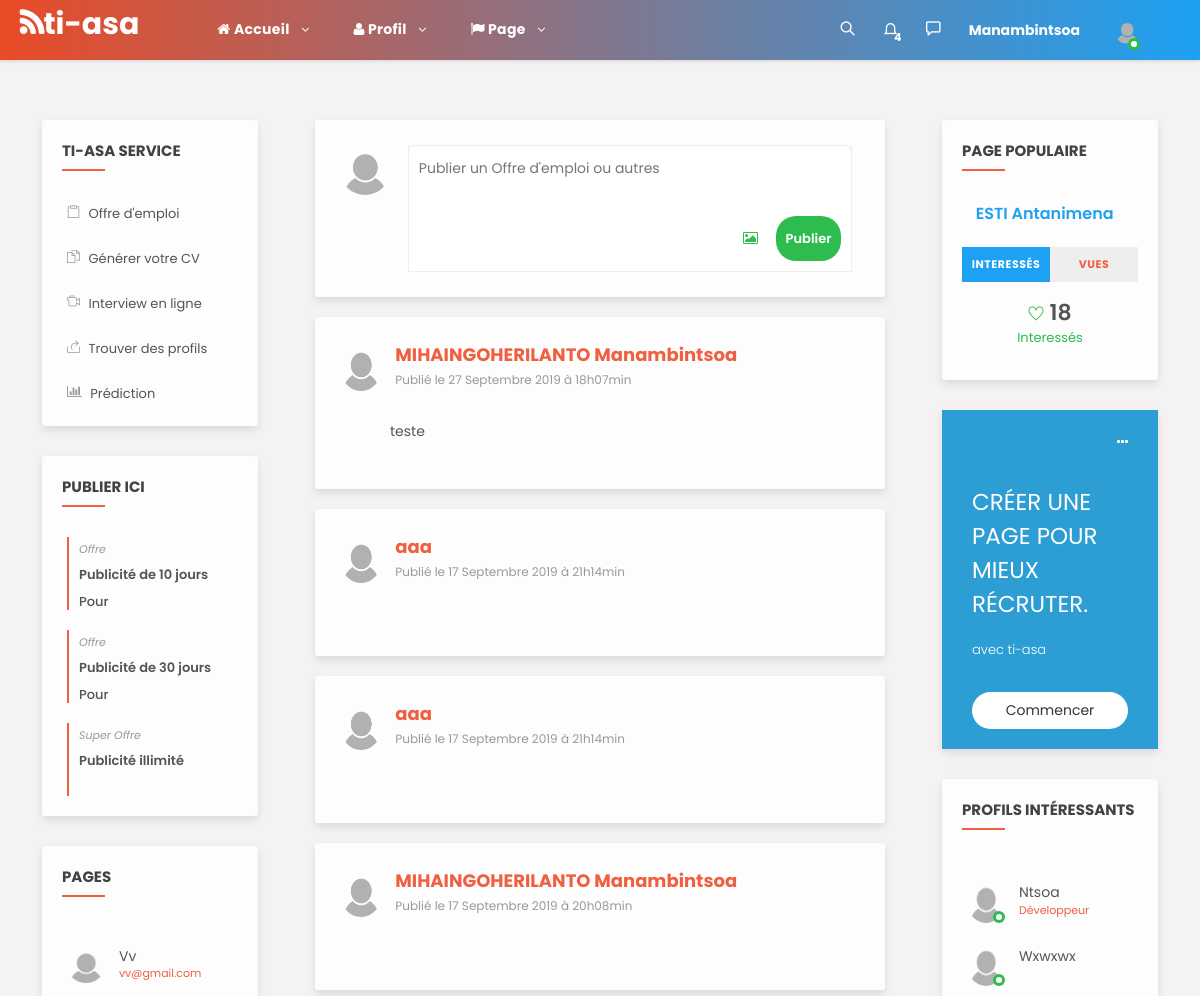
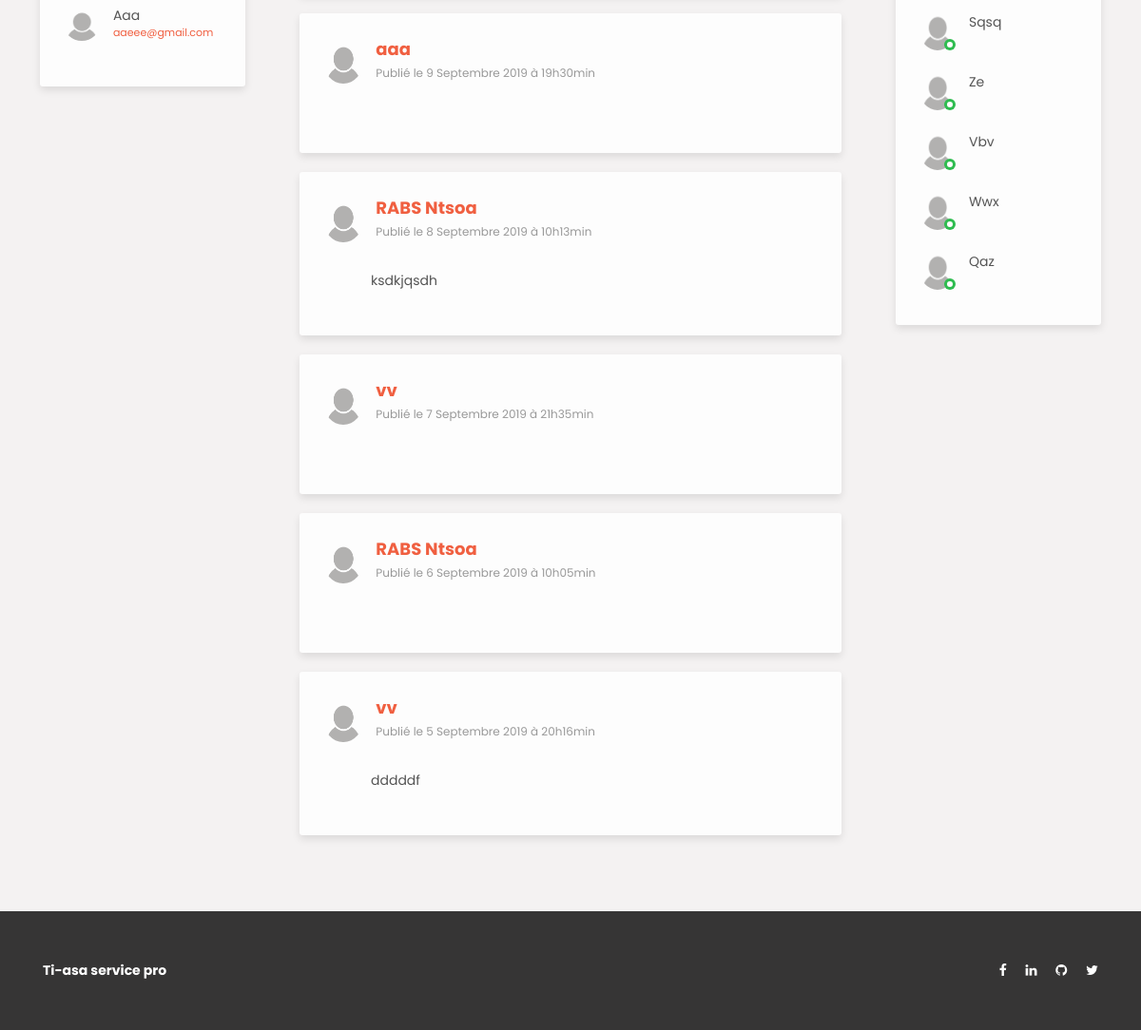
The page / (signed in) on the database as committed earlier (2 pictures, top to bottom).
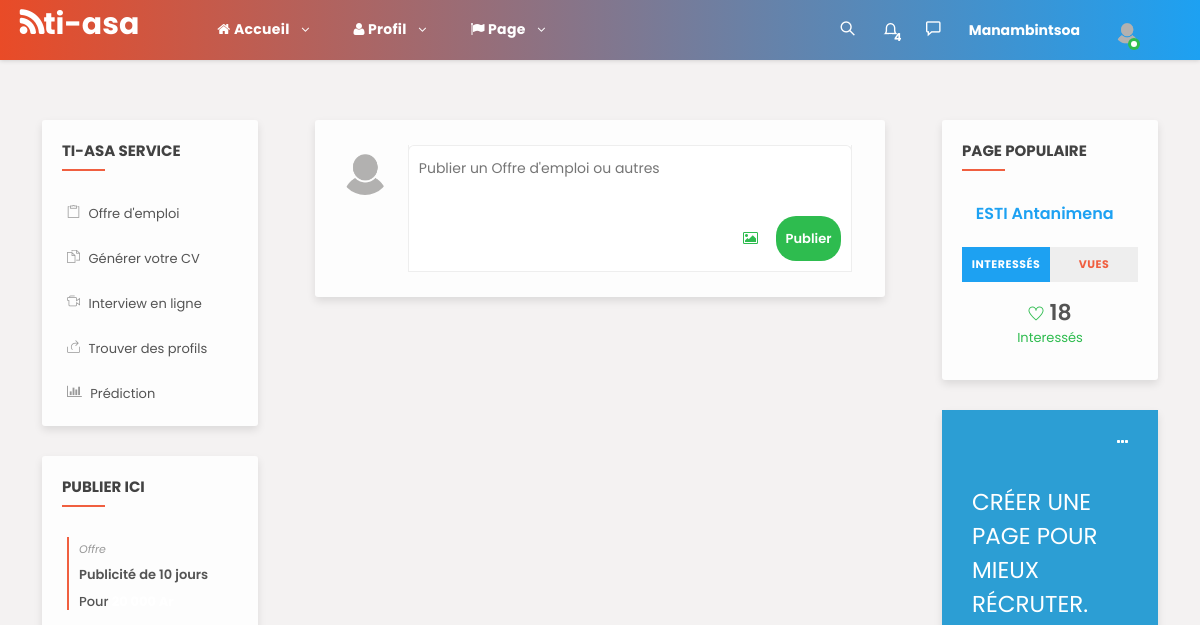
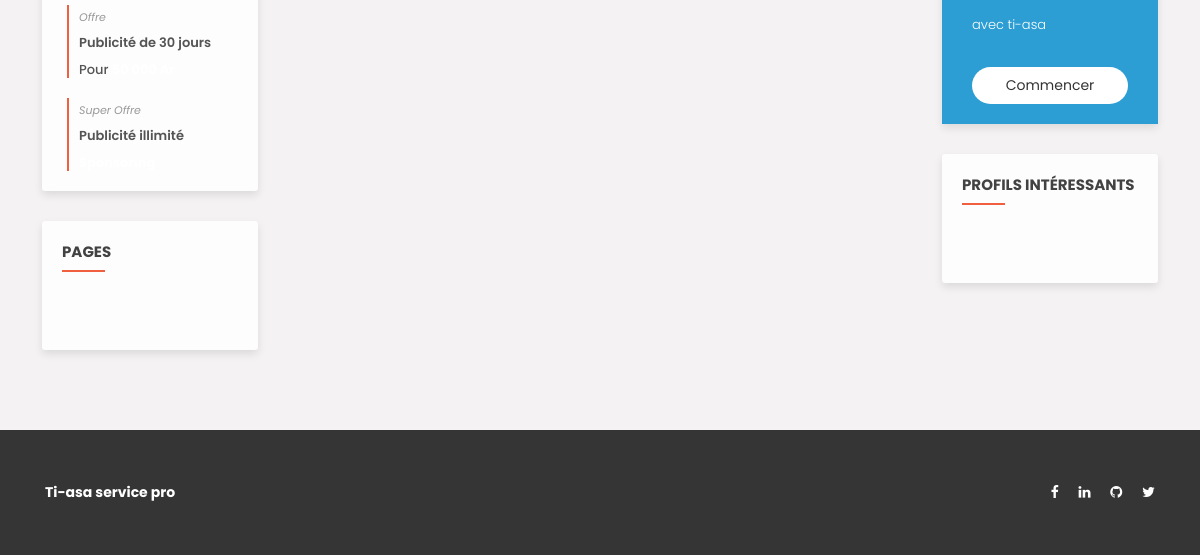
The same page on the database as committed later (2 pictures, top to bottom).
### tables this page shows
CREATE TABLE `PERSONNE` (
  `id` int(11) NOT NULL AUTO_INCREMENT,
  `token_id` varchar(128) DEFAULT NULL,
  `username` varchar(255) NOT NULL,
  `prenom` varchar(100) NOT NULL,
  `nom` varchar(100) NOT NULL,
  `mail` varchar(50) NOT NULL,
  `numero` varchar(14) DEFAULT NULL,
  `adresse` varchar(100) DEFAULT NULL,
  `ville` varchar(100) DEFAULT NULL,
  `date_de_naissance` date DEFAULT NULL,
  `sexe` varchar(10) DEFAULT NULL,
  `titre` varchar(100) DEFAULT NULL,
  `mot_de_passe` varchar(255) NOT NULL,
  `biographie` text DEFAULT NULL,
  `photo_de_profil` varchar(255) DEFAULT NULL,
  `photo_de_couverture` varchar(255) DEFAULT NULL,
  `search` tinyint(1) NOT NULL DEFAULT 0,
  `poste` varchar(255) DEFAULT NULL,
  `entreprise` varchar(255) DEFAULT NULL,
  `confirmation_mail` tinyint(1) NOT NULL DEFAULT 0,
  `code` int(11) DEFAULT NULL,
  PRIMARY KEY (`id`),
  UNIQUE KEY `mail` (`mail`)
);

CREATE TABLE `PAGE_PAGE` (
  `nom_page` varchar(200) NOT NULL,
  `id_page` int(11) NOT NULL AUTO_INCREMENT,
  `token_id_page` varchar(128) DEFAULT NULL,
  `id` varchar(128) NOT NULL,
  `description_page` text DEFAULT NULL,
  `telephone` varchar(30) DEFAULT NULL,
  `mail_page` varchar(50) DEFAULT NULL,
  `adresse` varchar(200) DEFAULT NULL,
  `pdp_page` varchar(200) DEFAULT NULL,
  `pdc_page` varchar(255) DEFAULT NULL,
  `province` varchar(255) DEFAULT NULL,
  KEY `id` (`id_page`)
);

CREATE TABLE `PUBLICATION` (
  `id_publication` int(11) NOT NULL AUTO_INCREMENT,
  `id` varchar(128) NOT NULL,
  `date_publication` datetime DEFAULT NULL,
  `texte` text DEFAULT NULL,
  `experience` varchar(255) DEFAULT NULL,
  `formation` varchar(255) DEFAULT NULL,
  `competence` varchar(255) DEFAULT NULL,
  `personnalite` varchar(255) DEFAULT NULL,
  `langue` varchar(255) DEFAULT NULL,
  `lieu` varchar(255) DEFAULT NULL,
  `date_limite` varchar(255) DEFAULT NULL,
  `valable` tinyint(1) DEFAULT 1,
  `nom_image` varchar(255) DEFAULT NULL,
  `mission` text DEFAULT NULL,
  PRIMARY KEY (`id_publication`),
  KEY `id` (`id`)
);

CREATE TABLE `PAGE_PUBLICATION` (
  `id_page_publication` int(11) NOT NULL AUTO_INCREMENT,
  `id_token_page` varchar(128) NOT NULL,
  `date_publication` text DEFAULT current_timestamp(),
  `experience` text DEFAULT NULL,
  `formation` text DEFAULT NULL,
  `competence` text DEFAULT NULL,
  `personnalite` text DEFAULT NULL,
  `langue` varchar(255) DEFAULT NULL,
  `lieu` varchar(255) DEFAULT NULL,
  `date_limite` varchar(50) DEFAULT NULL,
  `valable` tinyint(1) NOT NULL DEFAULT 1,
  `nom_image` varchar(255) DEFAULT NULL,
  `mission` text DEFAULT NULL,
  `texte` text DEFAULT NULL,
  PRIMARY KEY (`id_page_publication`)
);

### controller/controller.php (called while the page is built, shortened)
<?php
require("model/Model.php");
function connecter($id){
    $query_bdd = new Query_bdd;
    $profil = $query_bdd->information_profil($id);
    $profil_li = $profil->fetch();
    $publication = $query_bdd->requete_publication($id);
    $publication_page = $query_bdd->requete_publication_page($id);
    $tab_pub_personne = array();
    $i = 0;
    while($publication_personne = $publication->fetch()){
      $tab_pub_personne[$i] = $publication_personne;
      $i++;
    }
    $tab_pub_page = array();
    $i = 0;
    while($publication_page_ligne = $publication_page->fetch()){
      $tab_pub_page[$i] = $publication_page_ligne;
      $i++;
    }
    $publication_li = array_merge($tab_pub_personne, $tab_pub_page);
    $nbr_ligne = count($publication_li);
    for($i=0;$i<$nbr_ligne-1;$i++){
      for($j=$i+1;$j<$nbr_ligne;$j++){
        if($publication_li[$i]["date_pub"]<$publication_li[$j]["date_pub"]){
          $pub_pers = $publication_li[$i];
          $publication_li[$i] = $publication_li[$j];
          $publication_li[$j] = $pub_pers;
        }
      }
    }
    $afficher_autre_profil = $query_bdd->afficher_autre_profil($id);
    $select_mes_page = $query_bdd->select_mes_page($id);
    $select_all_pages = $query_bdd->select_all_page();
    $all_page = array();
    $i = 0;
    while($select_all_page = $select_all_pages->fetch()){
        $all_page[$i] = $select_all_page;
        $i++;
    }
    $nbr_all_page = count($all_page);
    include("view/acceuil.php");
}

### model/Model.php (called while the page is built, shortened)
<?php
class Query_bdd extends Connect_bdd{
    public function information_profil($id){
        $bdd = $this->dbconnect();
        $profil = $bdd->prepare("SELECT token_id as id, username, nom, prenom, mail, numero,
        adresse, ville, DAY(date_de_naissance) jour,YEAR(date_de_naissance) annee, DATE_FORMAT(date_de_naissance, '%b') mois, MONTH(date_de_naissance) mois_chiffre, sexe, biographie, photo_de_profil, photo_de_couverture, poste, entreprise FROM PERSONNE WHERE token_id = ? ");
        $profil->execute(array($id));
        return $profil;
    }
    public function afficher_autre_profil($id){
        $bdd = $this->dbconnect();
        $afficher_autre_profil = $bdd->prepare("SELECT * FROM PERSONNE WHERE token_id <> ?");
        $afficher_autre_profil->execute(array($id));
        return $afficher_autre_profil;
    }
    public function requete_publication($id){
        $bdd = $this->dbconnect();
        $publication = $bdd->prepare("SELECT p.*, p.id_publication id_publication,  per.nom nom, per.prenom prenom, per.photo_de_profil pdp, per.username username, DAY(p.date_publication) as jour, MONTH(p.date_publication) as mois , p.date_publication date_pub ,DATE_FORMAT(p.date_publication, '%Y à %Hh%imin') as date_publication from PUBLICATION p INNER JOIN PERSONNE per ON per.token_id = p.id  ORDER BY id_publication DESC ");
        $publication->execute(array());
        return $publication;
    }
    public function requete_publication_page($id){
      $bdd = $this->dbconnect();
      $publication_page = $bdd->prepare("SELECT pub.*, pub.id_page_publication id_publication, pag.nom_page nom, pag.pdp_page pdp, pag.id, pag.token_id_page token_id_page, DAY(pub.date_publication) as jour, MONTH(pub.date_publication) as mois, pub.date_publication date_pub, DATE_FORMAT(pub.date_publication, '%Y à %Hh%imin') as date_publication FROM PAGE_PUBLICATION pub INNER JOIN PAGE_PAGE pag ON pub.id_token_page = pag.token_id_page WHERE pub.valable ='1' ");
      $publication_page->execute(array());
      return $publication_page;
    }
    public function select_mes_page($id){
        $bdd = $this->dbconnect();
        $select_mes_pages = $bdd->prepare("SELECT * FROM PAGE_PAGE WHERE id=?");
        $select_mes_pages->execute(array($id));
        return $select_mes_pages;
    }
    public function select_all_page(){
        $bdd = $this->dbconnect();
        $select_all_page = $bdd->query("SELECT * FROM PAGE_PAGE");
        return $select_all_page;
    }
}

### view/acceuil.php (the view, shortened to what the rows shown need)
<?php
if(isset($_SESSION["id"]) and isset($_SESSION["nom"]) and isset($_SESSION["prenom"]) and isset($_SESSION["mail"])){
$username = $_SESSION["username"];
$id = $_SESSION["id"];
function enleve_le_point_virgule($texte,$vir){
	$tab = array();
	$pos = strpos($texte , $vir);
	$i = 0;
	$tab[$i] = $texte;
	return $tab;
}
function french_it($mois){
	$months = array("Janvier", "Février", "Mars", "Avril", "Mai", "Juin", "Juillet", "Août", "Septembre", "Octobre", "Novembre", "Décembre");
	return $months[$mois-1];
}
	require("view/header.php")
?>
	<section>
		<div class="gap gray-bg">
			<div class="container-fluid">
				<div class="row">
					<div class="col-lg-12">
						<div class="row" id="page-contents">
							<div class="col-lg-3">
								<aside class="sidebar static">
								<?php
									require("view/shortcuts_gauche_acceuil.php");
								?>
								<?php
									require("view/recent_activity.php");
								?>
								<?php
									require("view/who_s_following.php");
								?>
								</aside>
								</div>
									<div class="col-lg-6">
										<div class="central-meta">
											<div class="new-postbox" id='cnt'>
												<figure>
													<?php
														if(isset($profil_li["photo_de_profil"])){
															$pdp = $profil_li["photo_de_profil"];
															$chemin_pdp = "public/images/picture/pdp/$pdp";
														}
														else{
															$chemin_pdp = "public/images/av.png";
														}
													?>
													<img style="width:50px; height:50px; " src="<?= $chemin_pdp ?>" alt="">
												</figure>
												<div class="newpst-input">
													<form method="post" action="index.php?action=post&amp;id=<?= $id ?>" enctype="multipart/form-data">
														<textarea id="pub" rows="2" name="texte" placeholder="Publier un Offre d'emploi ou autres"></textarea>
														<div class="attachments">
															<ul>
																<li>
																	<i class="fa fa-image" style="color:#2ebc4f;"></i>
																</li>
																<li>
																	<button type="submit" name="new_post" style="padding:10px; border-radius:20px; background-image:linear-gradient(to right , #2ebc4f, #2ebc4f) !important;">Publier</button>
																</li>
															</ul>
														</div>
													</form>
												</div>
											</div>
										</div>
										<?php
											for($p=0; $p<$nbr_ligne; $p++){
											if(!empty($publication_li[$p]["token_id_page"])){
											$nom = $publication_li[$p]["nom"];
											if(!empty($publication_li[$p]["pdp"])){
											$pdp = $publication_li[$p]["pdp"];
											$chemin_pdp = "public/images/picture/pdp_page/$pdp";
											}
											else{
												$chemin_pdp = "public/images/av.png";
											}
											}
											else{
											$nom = $publication_li[$p]["nom"];
											$prenom = $publication_li[$p]["prenom"];
											$username = $publication_li[$p]["username"];
														if(isset($publication_li[$p]["pdp"])){
																$pdp = $publication_li[$p]["pdp"];
																$chemin_pdp = "public/images/picture/pdp/$pdp";
														}
														else{
																$chemin_pdp = "public/images/av.png";
														}
                        }
												?>
										<div class="central-meta item">
											<div class="user-post">
												<div class="friend-info">
													<figure>
														<?php
															$jour_lim = $publication_li[$p]['jour'];
															$mois_lim = french_it($publication_li[$p]['mois']);
															$reste_lim = $publication_li[$p]['date_publication'];
															$id_pub = $publication_li[$p]['id_publication'];
														?>
														<img style="width:50px; height:47px;" src="<?= $chemin_pdp ?>" alt="">
													</figure>
													<div class="friend-name">
														<?php
															if(empty($publication_li[$p]["token_id_page"]) ){
														?>
														<ins><a href="index.php?action=affichage_profil&amp;username=<?= $username ?>" title=""><?php echo "$nom $prenom"; ?></a></ins>
														<?php
															}
															else{
														?>
														<ins><a href="index.php?action=visite_page&amp;id=<?=$id?>&amp;nom_page=<?=$nom?>" title=""><?php echo "$nom"; ?></a></ins>
														<?php
															}
														?>
														<span>Publié le <?php echo "$jour_lim $mois_lim $reste_lim" ?></span>
													</div>
													<div class="post-meta">
														<div id="<?= $id_pub ?>" class="description">
															<?php
																if(!empty($publication_li[$p]["texte"])){
																	$vir = "\n";
																	$text_tab = enleve_le_point_virgule($publication_li[$p]["texte"], $vir);
																	$nbr = count($text_tab);
																	for($i=0; $i<$nbr; $i++){
																		$texte = $text_tab[$i];
															?>
															<div style="margin-left:50px;"><?= $texte ?>
															</div>
															<?php
																	}
																}
															?>
														</div>
													</div>
												</div>
											</div>
										</div>
										<?php
											}
										?>
									</div>
									<?php
										require("view/your_page_acceuil_droite.php");
									?>
								</div>
					</div>
				</div>
			</div>
		</div>
	</section>
<?php
	require("footer.php");
?>
</body>
</html>
<?php
}
?>

### view/header.php (shortened to what the rows shown need)
<!DOCTYPE html>
<html lang="fr">
<head>
	<link rel="stylesheet" href="public/css/main.min.css">
	<link rel="stylesheet" href="public/css/style.css">
	<link rel="stylesheet" href="public/css/color.css">
	<link rel="stylesheet" href="public/css/responsive.css">
	<link rel="stylesheet" href="public/css/maq.css">
	 <link rel="stylesheet" href="public/assets/css/style.css">
</head>
<body>
<div class="theme-layout">
	<div class="topbar stick">
		<div class="logo" style="margin-top:0% !important;">
			<i class="fa fa-rss" style="display:inline; "></i><p class="por" style="display:inline">ti-asa</p>
		</div>
		<div class="top-area">
			<ul class="main-menu">
				<li>
					<a href="#" title="" class=" high"><i class="fa fa-home"></i> Accueil</a>
				</li>
				<li>
					<a href="#" title="" class=" high" ><i class="fa fa-user"></i> Profil</a>
				</li>
				<li>
					<a href="#" title="" class=" high"><i class="fa fa-flag"></i> Page</a>
				</li>
			</ul>
			<ul class="setting-area">
				<li>
					<a href="#" title="Rechercher" data-ripple=""> <i class="ti-search"></i></a>
				</li>
				<li>
					<a href="#" title="Notification" data-ripple="">
						<i class="ti-bell"></i><span style="color:#fff; font-weight:bold;">4</span>
					</a>
				</li>
				<li>
					<a href="#" title="Messages"  onClick="cocher_cliques_message()" data-ripple=""><i class="ti-comment"></i>
					</a>
				</li>
				<?php
					$nom = $profil_li["nom"];
					$prenom = $profil_li["prenom"];
				?>
				<li>
					<a href="#" title="<?php echo "$nom $prenom" ?>" data-ripple="" style="color: #fff; font-weight:bold; "><?= $profil_li["prenom"] ?></a>
				</li>
			</ul>
			<div class="user-img">
			<?php
				if(isset($profil_li["photo_de_profil"])){
					$pdp = $profil_li["photo_de_profil"];
					$chemin_pdp = "public/images/picture/pdp/$pdp";
				}
				else{
					$chemin_pdp = "public/images/av.png";
				}
			?>
				<img style="border-radius: 50%;width: 36px;height: 36px; " src="<?= $chemin_pdp ?>" alt="">
				<span class="status f-online"></span>
			</div>
		</div>
	</div>

### view/who_s_following.php
<div class="widget stick-widget">
    <h4 class="widget-title">PAGES</h4>
			<ul id="people-list" class="friendz-list">
			<?php
				for($i=0; $i<$nbr_all_page; $i++){
					if(isset($all_page[$i]["pdp_page"])){
						$pdp = $all_page[$i]["pdp_page"];
						$src_pdp = "public/images/picture/pdp_page/$pdp";
					}
					else{
						$src_pdp = "public/images/av.png";
					}
			?>
				<li>
					<figure>
						<img src="<?= $src_pdp ?>" alt="">
					</figure>
					<div class="friendz-meta">
						<a href="#" Onclick = "window.location='index.php?action=visite_page&amp;id=<?=$id?>&amp;nom_page=<?=$all_page[$i]["nom_page"]?>'" ><?= $all_page[$i]["nom_page"] ?></a>
						<i><a href="#" class="__cf_email__" style="color:#f05f40 !important;" ><?= $all_page[$i]["mail_page"] ?></a></i>
					</div>
				</li>
			<?php
				}
			?>
        </ul>
  </div>

### view/your_page_acceuil_droite.php (shortened to what the rows shown need)
<div class="col-lg-3">
	<aside class="sidebar static">
		<div class="widget">
		<?php
			require("view/your_page.php");
		?>
		</div>
		<div class="widget">
			<div class="banner medium-opacity bluesh">
				<div class="baner-top">
					<i class="fa fa-ellipsis-h"></i>
				</div>
				<div class="banermeta">
					<p>
						créer une page pour mieux récruter.
					</p>
					<span>avec ti-asa</span>
					<a href="index.php?action=creer_page&amp;id=<?=$id?>" data-ripple="" title="" href="#" style="border-radius: 50px;">Commencer</a>
				</div>
			</div>
		</div>
		<div class="widget friend-list stick-widget">
			<h4 class="widget-title">Profils intéressants</h4>
			<ul id="people-list" class="friendz-list">
			<?php
				while($autres_profil = $afficher_autre_profil->fetch()){
					$username = $autres_profil["username"];
					if(isset($autres_profil["photo_de_profil"])){
						$pdp = $autres_profil["photo_de_profil"];
						$src_pdp = "public/images/picture/pdp/$pdp";
					}
					else{
						$src_pdp = "public/images/av.png";
					}
			?>
				<li>
					<figure>
						<img style="width:50px; height:43px;" src="<?= $src_pdp ?>" alt="">
						<span class="status f-online"></span>
					</figure>
					<div class="friendz-meta">
						<a href="#" Onclick = "window.location='index.php?action=affichage_profil&amp;username=<?= $username ?>'" ><?= $autres_profil["prenom"] ?></a>
						<i><a href="#" class="__cf_email__" ><?= $autres_profil["poste"] ?></a></i>
					</div>
				</li>
			<?php
				}
			?>
		</div>
	</aside>
</div>

Rows that differ between the two databases and show on the page:
removed page_page: nom_page "Vv", mail_page "vv@gmail.com"
removed page_page: nom_page "Aaa", mail_page "aaeee@gmail.com"
removed publication: personne.nom "MIHAINGOHERILANTO", personne.prenom "Manambintsoa", jour_lim "27", mois_lim "Septembre", reste_lim "2019 à 18h07min", texte "teste"
removed page_publication: page_page.nom_page "aaa", jour_lim "17", mois_lim "Septembre", reste_lim "2019 à 21h14min"
removed page_publication: page_page.nom_page "aaa", jour_lim "17", mois_lim "Septembre", reste_lim "2019 à 21h14min"
removed publication: personne.nom "MIHAINGOHERILANTO", personne.prenom "Manambintsoa", jour_lim "17", mois_lim "Septembre", reste_lim "2019 à 20h08min"
removed page_publication: page_page.nom_page "aaa", jour_lim "9", mois_lim "Septembre", reste_lim "2019 à 19h30min"
removed publication: personne.nom "RABS", personne.prenom "Ntsoa", jour_lim "8", mois_lim "Septembre", reste_lim "2019 à 10h13min", texte "ksdkjqsdh"
removed page_publication: page_page.nom_page "vv", jour_lim "7", mois_lim "Septembre", reste_lim "2019 à 21h35min"
removed publication: personne.nom "RABS", personne.prenom "Ntsoa", jour_lim "6", mois_lim "Septembre", reste_lim "2019 à 10h05min"
removed page_publication: page_page.nom_page "vv", jour_lim "5", mois_lim "Septembre", reste_lim "2019 à 20h16min", texte "dddddf"
removed personne: prenom "Ntsoa", poste "Développeur"
removed personne: prenom "Wxwxwx"
removed personne: prenom "Sqsq"
removed personne: prenom "Ze"
removed personne: prenom "Vbv"
removed personne: prenom "Wwx"
removed personne: prenom "Qaz"
